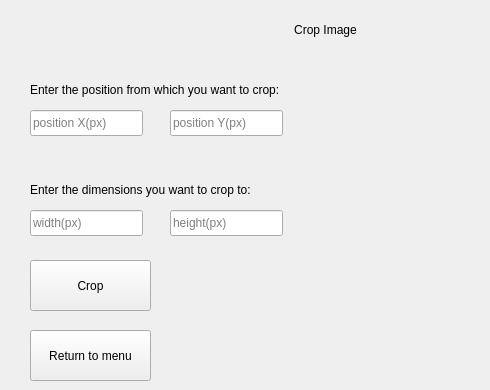
    <widget class="QWidget" name="crop">
     <widget class="QLabel" name="crop_menu">
      <property name="geometry">
       <rect>
        <x>230</x>
        <y>20</y>
        <width>191</width>
        <height>20</height>
       </rect>
      </property>
      <property name="text">
       <string>Crop Image</string>
      </property>
      <property name="alignment">
       <set>Qt::AlignCenter</set>
      </property>
     </widget>
     <widget class="QLabel" name="crop_label1">
      <property name="geometry">
       <rect>
        <x>30</x>
        <y>80</y>
        <width>311</width>
        <height>20</height>
       </rect>
      </property>
      <property name="text">
       <string>Enter the position from which you want to crop: </string>
      </property>
     </widget>
     <widget class="QLineEdit" name="crop_positionx">
      <property name="geometry">
       <rect>
        <x>30</x>
        <y>110</y>
        <width>113</width>
        <height>26</height>
       </rect>
      </property>
      <property name="placeholderText">
       <string>position X(px)</string>
      </property>
     </widget>
     <widget class="QLineEdit" name="crop_positiony">
      <property name="geometry">
       <rect>
        <x>170</x>
        <y>110</y>
        <width>113</width>
        <height>26</height>
       </rect>
      </property>
      <property name="placeholderText">
       <string>position Y(px)</string>
      </property>
     </widget>
     <widget class="QLabel" name="crop_label2">
      <property name="geometry">
       <rect>
        <x>30</x>
        <y>180</y>
        <width>301</width>
        <height>20</height>
       </rect>
      </property>
      <property name="text">
       <string>Enter the dimensions you want to crop to:</string>
      </property>
     </widget>
     <widget class="QLineEdit" name="crop_width">
      <property name="geometry">
       <rect>
        <x>30</x>
        <y>210</y>
        <width>113</width>
        <height>26</height>
       </rect>
      </property>
      <property name="placeholderText">
       <string>width(px)</string>
      </property>
     </widget>
     <widget class="QLineEdit" name="crop_height">
      <property name="geometry">
       <rect>
        <x>170</x>
        <y>210</y>
        <width>113</width>
        <height>26</height>
       </rect>
      </property>
      <property name="placeholderText">
       <string>height(px)</string>
      </property>
     </widget>
     <widget class="QPushButton" name="crop_crop">
      <property name="geometry">
       <rect>
        <x>30</x>
        <y>260</y>
        <width>121</width>
        <height>51</height>
       </rect>
      </property>
      <property name="text">
       <string>Crop</string>
      </property>
     </widget>
     <widget class="QLabel" name="crop_errormessage">
      <property name="geometry">
       <rect>
        <x>160</x>
        <y>280</y>
        <width>321</width>
        <height>20</height>
       </rect>
      </property>
      <property name="text">
       <string/>
      </property>
     </widget>
     <widget class="QPushButton" name="crop_apply">
      <property name="geometry">
       <rect>
        <x>30</x>
        <y>330</y>
        <width>121</width>
        <height>51</height>
       </rect>
      </property>
      <property name="text">
       <string>Return to menu</string>
      </property>
     </widget>
    </widget>
